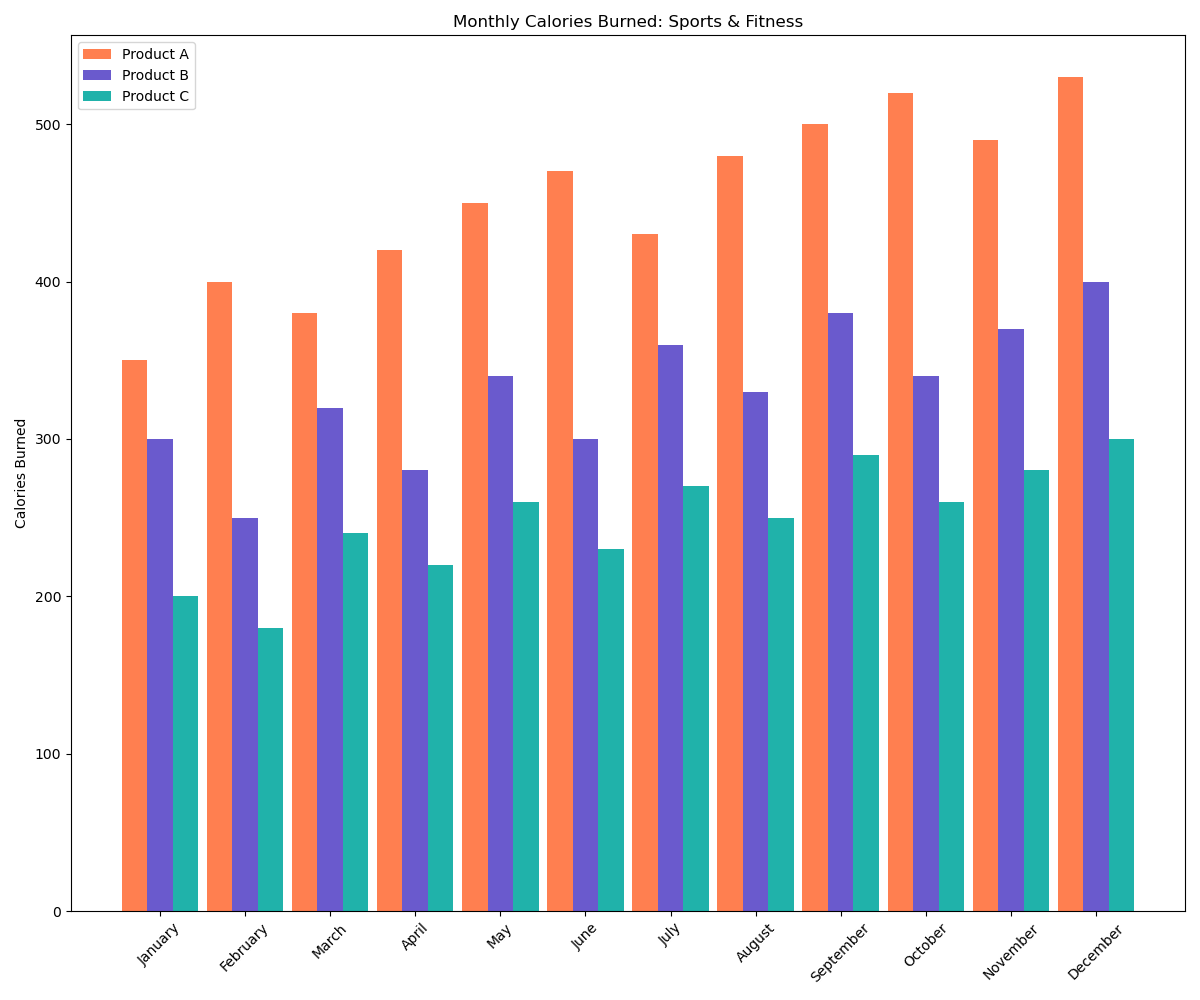

Source code (Python):

import matplotlib.pyplot as plt

months = ['January', 'February', 'March', 'April', 'May', 'June',
          'July', 'August', 'September', 'October', 'November', 'December']
product_a_calories = [350, 400, 380, 420, 450, 470, 430, 480, 500, 520, 490, 530]
product_b_calories = [300, 250, 320, 280, 340, 300, 360, 330, 380, 340, 370, 400]
product_c_calories = [200, 180, 240, 220, 260, 230, 270, 250, 290, 260, 280, 300]

fig, ax = plt.subplots(figsize=(12, 10))

bar_width = 0.3
bar_locations_a = range(len(product_a_calories))
bar_locations_b = [x + bar_width for x in bar_locations_a]
bar_locations_c = [x + bar_width for x in bar_locations_b]

bars1 = ax.bar(bar_locations_a, product_a_calories, bar_width, label='Product A', color='#FF7F50')
bars2 = ax.bar(bar_locations_b, product_b_calories, bar_width, label='Product B', color='#6A5ACD')
bars3 = ax.bar(bar_locations_c, product_c_calories, bar_width, label='Product C', color='#20B2AA')

ax.set_xticks([r + bar_width for r in range(len(product_a_calories))])
ax.set_xticklabels(months, rotation=45)

plt.ylabel('Calories Burned')
plt.title('Monthly Calories Burned: Sports & Fitness')
ax.legend(loc='upper left')

plt.tight_layout()
plt.show()
